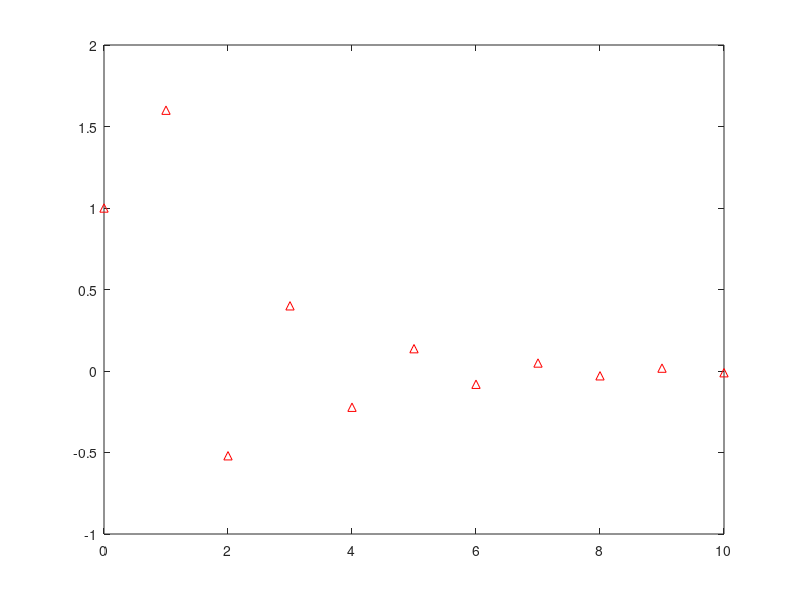

Recreate this plot in MATLAB.
close all
clear all
num=[1 2];
den=[1 0.4 -0.12];
impz(num,den,11)
%%
close all
clear all
num=[1 2];
den=[1 0.4 -0.12];
impz(num,den,11)